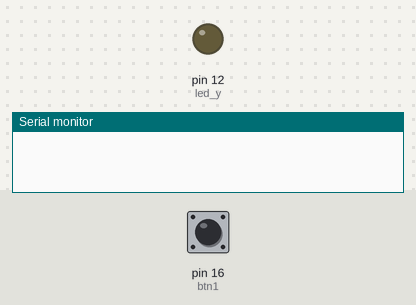
A sketch run on a simulated Arduino Uno, built with avr-gcc and run on an emulated ATmega328P. On the bench: output pins drawn as LEDs (lit = HIGH), the last lines printed to the serial monitor. The inputs (shaded band) are chosen by the test bench; at power-on: pin 16 (btn1) HIGH.

Above: at 1.2 s.
1.3 s: pin 16 (btn1) pulled LOW for 0.15 s
At 2.4 s:
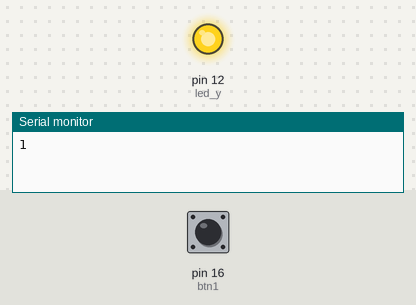
2.9 s: pin 16 (btn1) pulled LOW for 1 s
At 4.9 s:
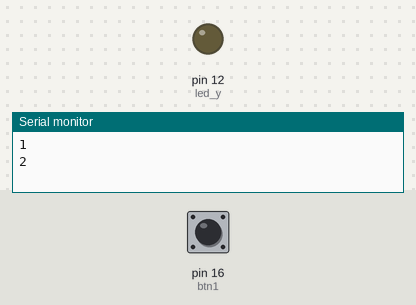
5.4 s: pin 16 (btn1) pulled LOW for 3.2 s
At 9.6 s:
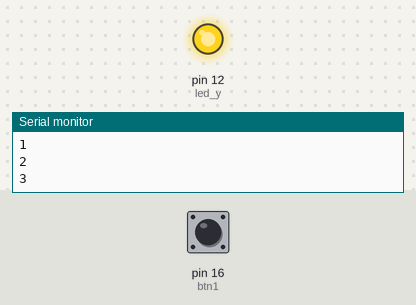
Timing chart, 0 to 11.1 s (numbered marks = the images above; inputs shaded):
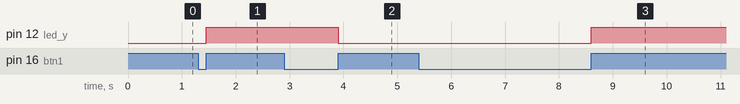

The sketch:

2-2_TableLamp.ino
```cpp
#define btn1 16
#define led_y 12
int btn_count = 0; // Counter for button presses

void setup() {
    Serial.begin(9600);
    pinMode(btn1, INPUT);
    pinMode(led_y, OUTPUT);
}

void loop() {
    boolean btn1_val = digitalRead(btn1);
    if(btn1_val == 0) {
        // If button is pressed
        delay(10); // 10ms delay for debouncing
        if(btn1_val == 0) {
            // Confirm button is still pressed
            boolean btn_state = 1;
            while(btn_state == 1) {
                // Loop until button is released
                boolean btn_val = digitalRead(btn1);
                if(btn_val == 1) {
                    // If button is released
                    btn_count++; // Increment press counter
                    Serial.println(btn_count);
                    btn_state = 0; // Exit loop
                }
            }
        }
        boolean value = btn_count % 2; // Modulo operation (0 or 1)
        if(value == 1) {
            digitalWrite(led_y, HIGH); // Turn LED on
        } else {
            digitalWrite(led_y, LOW); // Turn LED off
        }
    }
}
```

Measured:
- after the input at 1.3 s, pin 12 (led_y): LOW → HIGH after 0.15 s
- after the input at 2.9 s, pin 12 (led_y): HIGH → LOW after 1.0 s
- after the input at 5.4 s, pin 12 (led_y): LOW → HIGH after 3.2 s
